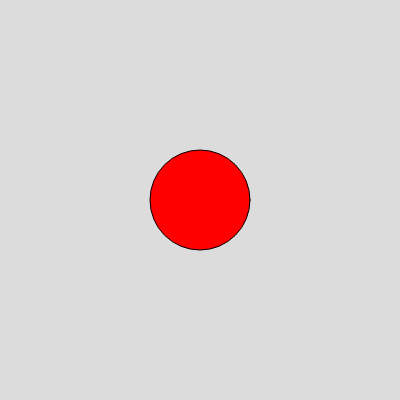
Frame 1 (no input)
Frame 60 (no input): identical to frame 1, image omitted
Frame 120 (the mouse pressed at the canvas centre since frame 60): identical to frame 1, image omitted

The p5.js sketch that drew this single still picture (run headless with seeded random() and noise() and a simulated clock; from frame 60 on, the mouse is pressed at the canvas centre):

// p5.js sketch
// ── sketch.js
function setup() {
  createCanvas(400, 400);
}

function draw() {
  background(220);
  // Det er mega fedt.
  fill(255, 0, 0);
  circle(width / 2, height / 2, 100);
}
